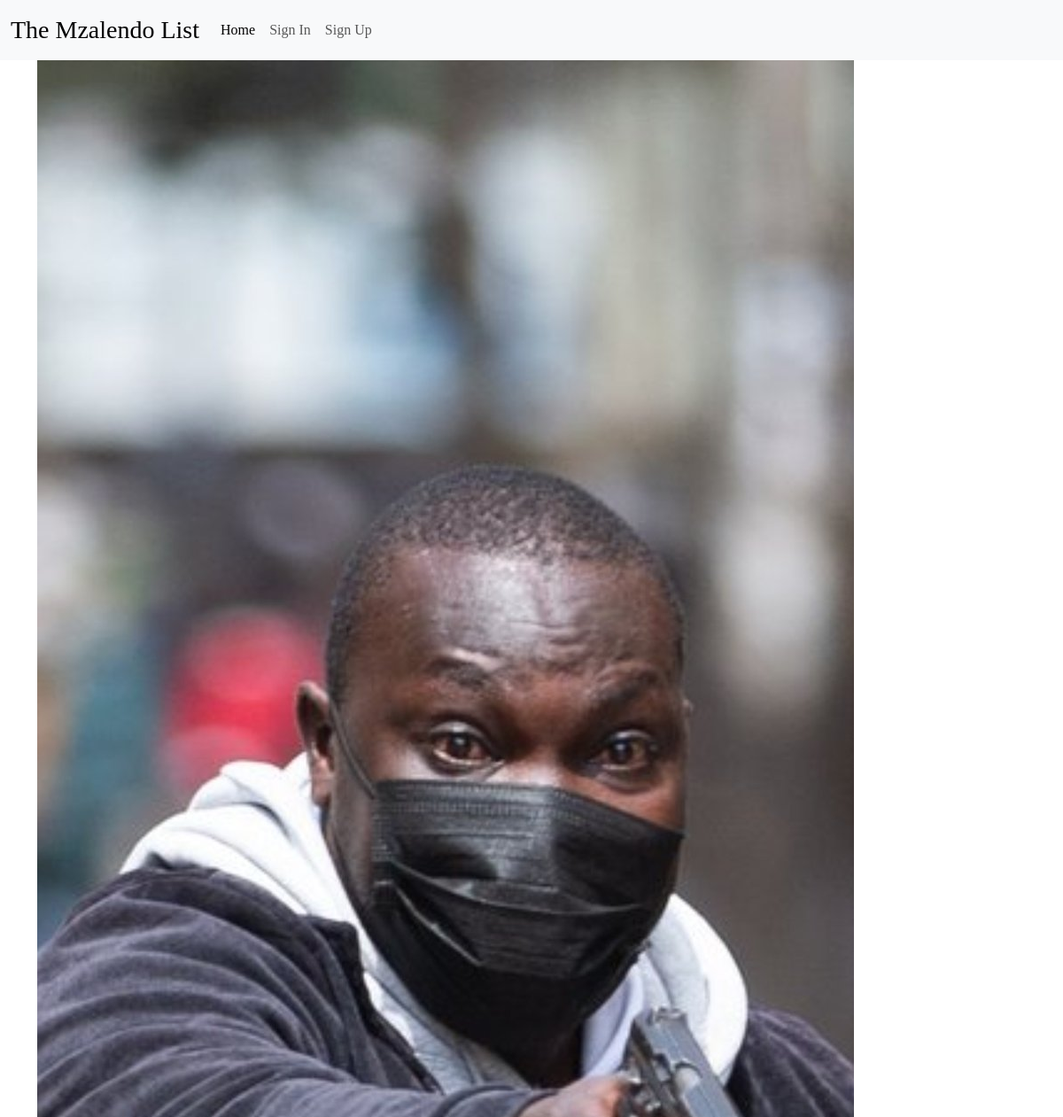
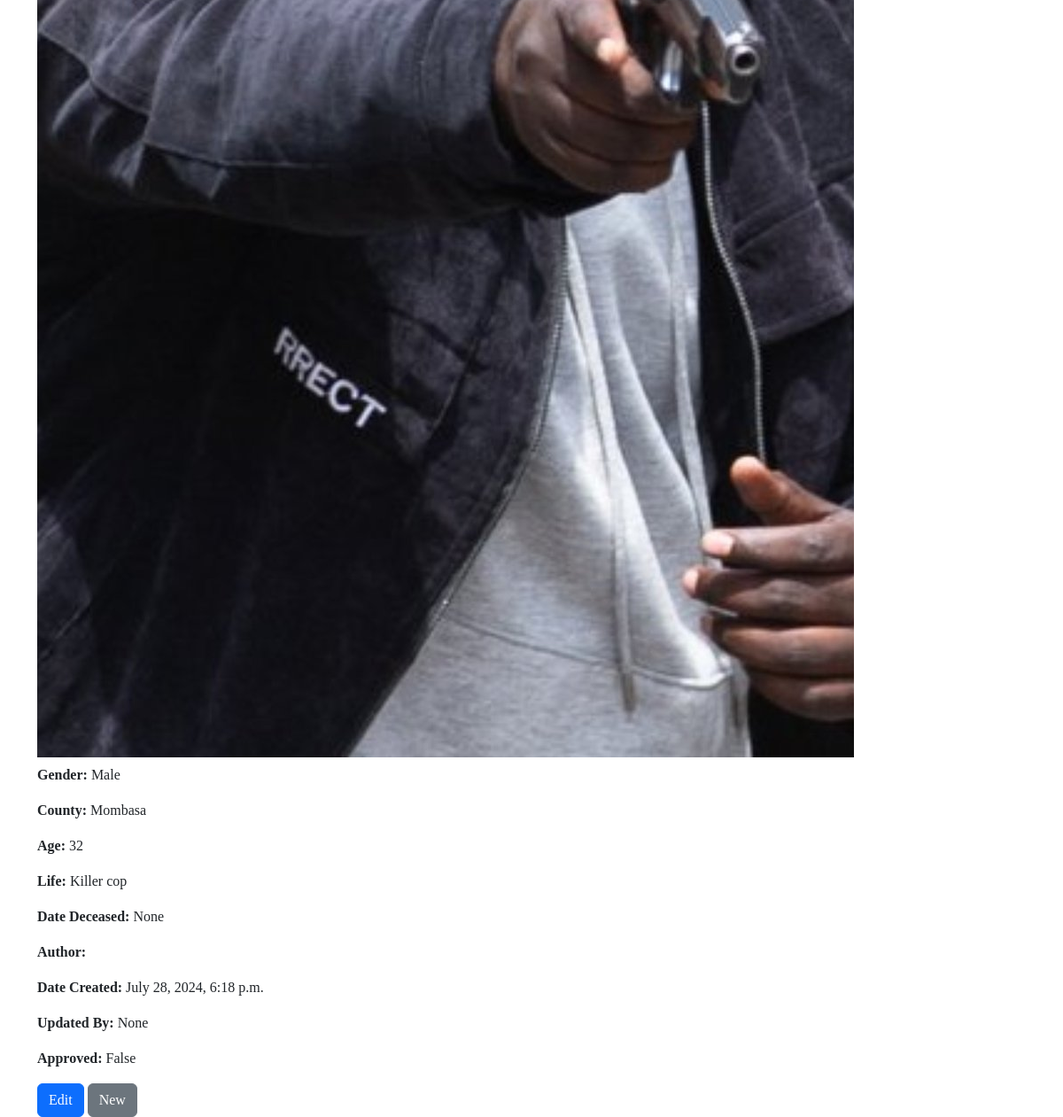
/mzalendo/8/, run on the app's committed database (2 pictures, top to bottom).
### home/models.py (models this page shows, shortened)
class Mzalendo(models.Model):
    name = models.CharField(max_length=200)
    gender = models.CharField(max_length=50, choices=SEX, blank=True, null=True)
    county = models.CharField(max_length=150, choices=COUNTIES, blank=True, null=True)
    age = models.IntegerField(blank=True, null=True)
    life = models.TextField(blank=True, null=True)
    dod = models.DateField('Date Deceased', blank=True, null=True)
    author = models.CharField(max_length=255)
    cover = models.ImageField(upload_to="covers/", blank=True, verbose_name="Cover Image")
    image_thumbnail = ImageSpecField(source='cover',
                                      processors=[ResizeToFill(150, 150)],
                                      format='JPEG',
                                      options={'quality': 60})
    date_created = models.DateTimeField(auto_now_add=True, editable=False)
    updated_by = models.ForeignKey(
        User, on_delete=models.CASCADE, related_name="mzalendo_updatedby", null=True, blank=True
    )
    hit_count_generic = GenericRelation(
                HitCount,
                object_id_field='object_pk',
                related_query_name='hit_count_generic_relation'
                )
    objects = CustomMzalendoManager()
    def generate_slug(instance):
        return f"{instance.age}-{instance.name}-{instance.county}"
    slug = AutoSlugField(unique=True, always_update=False, populate_from=generate_slug)
    updated_at = models.DateTimeField(auto_now=True, editable=False)
    approved = models.BooleanField(default=False)
    class Meta:
        ordering = ['-date_created']

### home/views.py (the view)
# urls.py: path('mzalendo/<int:pk>/', MzalendoDetail.as_view(), name='mzalendo_detail'),
class MzalendoDetail(DetailView):
    model = Mzalendo
    template_name = 'mzalendo/mzalendo_detail.html'

### home/models.py (called while the page is built)
    def get_queryset(self):
        return super().get_queryset().order_by('-date_created')

### home/templates/mzalendo/mzalendo_detail.html (shortened to what this page needs)
{% extends "../base.html" %}
{% load static %}
{% block content %}
    {% include "../navbar.html" %}
    <div class="container">
        {%if mzalendo.cover%}
        <img src="{{ mzalendo.cover.url }}" alt="Cover Image" class="img-fluid">
        {%endif%}
        <p><strong>Gender:</strong> {{ mzalendo.gender }}</p>
        <p><strong>County:</strong> {{ mzalendo.county }}</p>
        <p><strong>Age:</strong> {{ mzalendo.age }}</p>
        <p><strong>Life:</strong> {{ mzalendo.life }}</p>
        <p><strong>Date Deceased:</strong> {{ mzalendo.dod }}</p>
        <p><strong>Author:</strong> {{ mzalendo.author }}</p>
        <p><strong>Date Created:</strong> {{ mzalendo.date_created }}</p>
        <p><strong>Updated By:</strong> {{ mzalendo.updated_by }}</p>
        <p><strong>Approved:</strong> {{ mzalendo.approved }}</p>
        <a class="btn btn-primary" href="{% url 'mzalendo:mzalendo_edit' mzalendo.pk %}"> Edit </a>
        <a class="btn btn-secondary" href="{% url 'mzalendo:mzalendo_create' %}">{% if id %} Edit {% else %} New {% endif %}</a>
    </div>
{% endblock %}

### home/static/css/main.css (style rules this page uses)
* { margin: 0; padding: 0; box-sizing: border-box; font-family: "Georgia", Georgia Bold; }

### data on the page
Mzalendo: cover (picture), gender "Male", county "Mombasa", age "32", life "Killer cop", dod "None", date_created "July 28, 2024, 6:18 p.m.", updated_by "None", approved "False"
